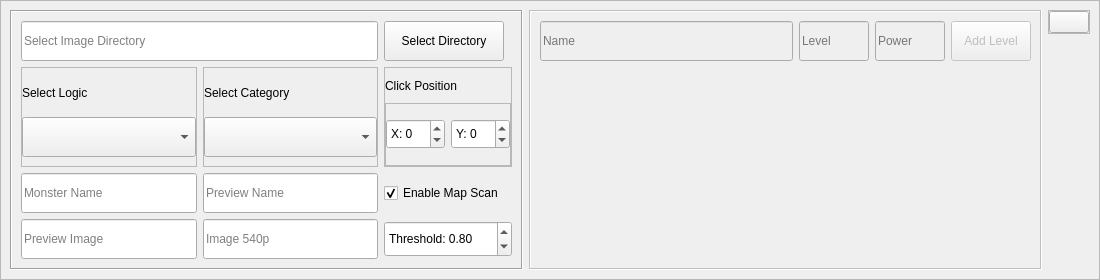
<?xml version="1.0" encoding="UTF-8"?>
<ui version="4.0">
 <class>boss_monster_item</class>
 <widget class="QWidget" name="boss_monster_item">
  <property name="geometry">
   <rect>
    <x>0</x>
    <y>0</y>
    <width>1100</width>
    <height>280</height>
   </rect>
  </property>
  <property name="windowTitle">
   <string>Form</string>
  </property>
  <layout class="QVBoxLayout" name="verticalLayout">
   <property name="leftMargin">
    <number>0</number>
   </property>
   <property name="topMargin">
    <number>0</number>
   </property>
   <property name="rightMargin">
    <number>0</number>
   </property>
   <property name="bottomMargin">
    <number>0</number>
   </property>
   <item>
    <widget class="QFrame" name="content_frame">
     <property name="frameShape">
      <enum>QFrame::StyledPanel</enum>
     </property>
     <property name="frameShadow">
      <enum>QFrame::Raised</enum>
     </property>
     <layout class="QHBoxLayout" name="horizontalLayout">
      <item>
       <widget class="QFrame" name="frame_3">
        <property name="minimumSize">
         <size>
          <width>480</width>
          <height>0</height>
         </size>
        </property>
        <property name="frameShape">
         <enum>QFrame::Box</enum>
        </property>
        <property name="frameShadow">
         <enum>QFrame::Sunken</enum>
        </property>
        <layout class="QGridLayout" name="gridLayout">
         <item row="5" column="3">
          <widget class="QLineEdit" name="preview_image">
           <property name="minimumSize">
            <size>
             <width>0</width>
             <height>40</height>
            </size>
           </property>
           <property name="maximumSize">
            <size>
             <width>16777215</width>
             <height>40</height>
            </size>
           </property>
           <property name="placeholderText">
            <string>Preview Image</string>
           </property>
          </widget>
         </item>
         <item row="2" column="5">
          <widget class="QCheckBox" name="enable_map_scan">
           <property name="text">
            <string>Enable Map Scan</string>
           </property>
           <property name="checked">
            <bool>true</bool>
           </property>
          </widget>
         </item>
         <item row="1" column="5">
          <widget class="QFrame" name="frame">
           <property name="frameShape">
            <enum>QFrame::StyledPanel</enum>
           </property>
           <property name="frameShadow">
            <enum>QFrame::Raised</enum>
           </property>
           <layout class="QVBoxLayout" name="verticalLayout_7">
            <property name="spacing">
             <number>5</number>
            </property>
            <property name="leftMargin">
             <number>0</number>
            </property>
            <property name="topMargin">
             <number>5</number>
            </property>
            <property name="rightMargin">
             <number>0</number>
            </property>
            <property name="bottomMargin">
             <number>0</number>
            </property>
            <item>
             <widget class="QLabel" name="label_3">
              <property name="minimumSize">
               <size>
                <width>0</width>
                <height>0</height>
               </size>
              </property>
              <property name="maximumSize">
               <size>
                <width>16777215</width>
                <height>25</height>
               </size>
              </property>
              <property name="text">
               <string>Click Position</string>
              </property>
              <property name="textFormat">
               <enum>Qt::MarkdownText</enum>
              </property>
             </widget>
            </item>
            <item>
             <widget class="QFrame" name="frame_6">
              <property name="frameShape">
               <enum>QFrame::StyledPanel</enum>
              </property>
              <property name="frameShadow">
               <enum>QFrame::Raised</enum>
              </property>
              <layout class="QHBoxLayout" name="horizontalLayout_4">
               <property name="leftMargin">
                <number>0</number>
               </property>
               <property name="topMargin">
                <number>0</number>
               </property>
               <property name="rightMargin">
                <number>0</number>
               </property>
               <property name="bottomMargin">
                <number>0</number>
               </property>
               <item>
                <widget class="QSpinBox" name="click_pos_x">
                 <property name="minimumSize">
                  <size>
                   <width>0</width>
                   <height>30</height>
                  </size>
                 </property>
                 <property name="maximumSize">
                  <size>
                   <width>16777215</width>
                   <height>16777215</height>
                  </size>
                 </property>
                 <property name="styleSheet">
                  <string notr="true"/>
                 </property>
                 <property name="prefix">
                  <string>X: </string>
                 </property>
                 <property name="minimum">
                  <number>-20</number>
                 </property>
                 <property name="maximum">
                  <number>20</number>
                 </property>
                </widget>
               </item>
               <item>
                <widget class="QSpinBox" name="click_pos_y">
                 <property name="minimumSize">
                  <size>
                   <width>0</width>
                   <height>30</height>
                  </size>
                 </property>
                 <property name="maximumSize">
                  <size>
                   <width>16777215</width>
                   <height>16777215</height>
                  </size>
                 </property>
                 <property name="styleSheet">
                  <string notr="true"/>
                 </property>
                 <property name="prefix">
                  <string>Y: </string>
                 </property>
                 <property name="minimum">
                  <number>-20</number>
                 </property>
                 <property name="maximum">
                  <number>20</number>
                 </property>
                </widget>
               </item>
              </layout>
             </widget>
            </item>
           </layout>
          </widget>
         </item>
         <item row="0" column="5">
          <widget class="QPushButton" name="select_directory">
           <property name="minimumSize">
            <size>
             <width>120</width>
             <height>40</height>
            </size>
           </property>
           <property name="maximumSize">
            <size>
             <width>120</width>
             <height>40</height>
            </size>
           </property>
           <property name="text">
            <string>Select Directory</string>
           </property>
          </widget>
         </item>
         <item row="5" column="4">
          <widget class="QLineEdit" name="img_540p">
           <property name="minimumSize">
            <size>
             <width>0</width>
             <height>40</height>
            </size>
           </property>
           <property name="maximumSize">
            <size>
             <width>16777215</width>
             <height>40</height>
            </size>
           </property>
           <property name="placeholderText">
            <string>Image 540p</string>
           </property>
          </widget>
         </item>
         <item row="1" column="3">
          <widget class="QFrame" name="frame_4">
           <property name="sizePolicy">
            <sizepolicy hsizetype="Expanding" vsizetype="Expanding">
             <horstretch>0</horstretch>
             <verstretch>0</verstretch>
            </sizepolicy>
           </property>
           <property name="frameShape">
            <enum>QFrame::StyledPanel</enum>
           </property>
           <property name="frameShadow">
            <enum>QFrame::Raised</enum>
           </property>
           <layout class="QHBoxLayout" name="horizontalLayout_2">
            <property name="spacing">
             <number>20</number>
            </property>
            <property name="leftMargin">
             <number>0</number>
            </property>
            <property name="topMargin">
             <number>5</number>
            </property>
            <property name="rightMargin">
             <number>0</number>
            </property>
            <property name="bottomMargin">
             <number>0</number>
            </property>
            <item>
             <widget class="QWidget" name="widget_3" native="true">
              <layout class="QVBoxLayout" name="verticalLayout_4">
               <property name="spacing">
                <number>5</number>
               </property>
               <property name="leftMargin">
                <number>0</number>
               </property>
               <property name="topMargin">
                <number>0</number>
               </property>
               <property name="rightMargin">
                <number>0</number>
               </property>
               <property name="bottomMargin">
                <number>0</number>
               </property>
               <item>
                <widget class="QLabel" name="label">
                 <property name="maximumSize">
                  <size>
                   <width>16777215</width>
                   <height>25</height>
                  </size>
                 </property>
                 <property name="text">
                  <string>Select Logic</string>
                 </property>
                </widget>
               </item>
               <item>
                <widget class="QComboBox" name="select_logic">
                 <property name="minimumSize">
                  <size>
                   <width>130</width>
                   <height>40</height>
                  </size>
                 </property>
                 <property name="currentText">
                  <string/>
                 </property>
                 <property name="currentIndex">
                  <number>-1</number>
                 </property>
                 <property name="placeholderText">
                  <string>Select Logic</string>
                 </property>
                 <item>
                  <property name="text">
                   <string>Logic - 1</string>
                  </property>
                 </item>
                 <item>
                  <property name="text">
                   <string>Logic - 2</string>
                  </property>
                 </item>
                 <item>
                  <property name="text">
                   <string>Logic - 3</string>
                  </property>
                 </item>
                </widget>
               </item>
              </layout>
             </widget>
            </item>
           </layout>
          </widget>
         </item>
         <item row="0" column="3" colspan="2">
          <widget class="QLineEdit" name="img_path">
           <property name="minimumSize">
            <size>
             <width>300</width>
             <height>40</height>
            </size>
           </property>
           <property name="maximumSize">
            <size>
             <width>16777215</width>
             <height>40</height>
            </size>
           </property>
           <property name="placeholderText">
            <string>Select Image Directory</string>
           </property>
          </widget>
         </item>
         <item row="2" column="3">
          <widget class="QLineEdit" name="monster_name">
           <property name="minimumSize">
            <size>
             <width>0</width>
             <height>40</height>
            </size>
           </property>
           <property name="maximumSize">
            <size>
             <width>16777215</width>
             <height>40</height>
            </size>
           </property>
           <property name="placeholderText">
            <string>Monster Name</string>
           </property>
          </widget>
         </item>
         <item row="2" column="4">
          <widget class="QLineEdit" name="preview_name">
           <property name="minimumSize">
            <size>
             <width>0</width>
             <height>40</height>
            </size>
           </property>
           <property name="placeholderText">
            <string>Preview Name</string>
           </property>
          </widget>
         </item>
         <item row="1" column="4">
          <widget class="QFrame" name="frame_5">
           <property name="frameShape">
            <enum>QFrame::StyledPanel</enum>
           </property>
           <property name="frameShadow">
            <enum>QFrame::Raised</enum>
           </property>
           <layout class="QVBoxLayout" name="verticalLayout_6">
            <property name="spacing">
             <number>5</number>
            </property>
            <property name="leftMargin">
             <number>0</number>
            </property>
            <property name="topMargin">
             <number>5</number>
            </property>
            <property name="rightMargin">
             <number>0</number>
            </property>
            <property name="bottomMargin">
             <number>0</number>
            </property>
            <item>
             <widget class="QWidget" name="widget_4" native="true">
              <layout class="QVBoxLayout" name="verticalLayout_5">
               <property name="spacing">
                <number>5</number>
               </property>
               <property name="leftMargin">
                <number>0</number>
               </property>
               <property name="topMargin">
                <number>0</number>
               </property>
               <property name="rightMargin">
                <number>0</number>
               </property>
               <property name="bottomMargin">
                <number>0</number>
               </property>
               <item>
                <widget class="QLabel" name="label_2">
                 <property name="maximumSize">
                  <size>
                   <width>16777215</width>
                   <height>25</height>
                  </size>
                 </property>
                 <property name="text">
                  <string>Select Category</string>
                 </property>
                 <property name="textFormat">
                  <enum>Qt::MarkdownText</enum>
                 </property>
                 <property name="margin">
                  <number>0</number>
                 </property>
                 <property name="indent">
                  <number>-1</number>
                 </property>
                </widget>
               </item>
               <item>
                <widget class="QComboBox" name="select_category">
                 <property name="minimumSize">
                  <size>
                   <width>150</width>
                   <height>40</height>
                  </size>
                 </property>
                 <property name="currentIndex">
                  <number>-1</number>
                 </property>
                 <property name="placeholderText">
                  <string>Select Category</string>
                 </property>
                 <item>
                  <property name="text">
                   <string>Boss Monster</string>
                  </property>
                 </item>
                 <item>
                  <property name="text">
                   <string>Event Monster</string>
                  </property>
                 </item>
                </widget>
               </item>
              </layout>
             </widget>
            </item>
           </layout>
          </widget>
         </item>
         <item row="5" column="5">
          <widget class="QDoubleSpinBox" name="img_threshold">
           <property name="minimumSize">
            <size>
             <width>0</width>
             <height>36</height>
            </size>
           </property>
           <property name="styleSheet">
            <string notr="true"/>
           </property>
           <property name="prefix">
            <string>Threshold: </string>
           </property>
           <property name="maximum">
            <double>1.000000000000000</double>
           </property>
           <property name="singleStep">
            <double>0.010000000000000</double>
           </property>
           <property name="value">
            <double>0.800000000000000</double>
           </property>
          </widget>
         </item>
        </layout>
       </widget>
      </item>
      <item>
       <widget class="QFrame" name="level_frame">
        <property name="enabled">
         <bool>false</bool>
        </property>
        <property name="sizePolicy">
         <sizepolicy hsizetype="Expanding" vsizetype="Expanding">
          <horstretch>0</horstretch>
          <verstretch>0</verstretch>
         </sizepolicy>
        </property>
        <property name="minimumSize">
         <size>
          <width>400</width>
          <height>0</height>
         </size>
        </property>
        <property name="frameShape">
         <enum>QFrame::Box</enum>
        </property>
        <property name="frameShadow">
         <enum>QFrame::Sunken</enum>
        </property>
        <layout class="QVBoxLayout" name="verticalLayout_3">
         <item alignment="Qt::AlignTop">
          <widget class="QWidget" name="widget" native="true">
           <property name="sizePolicy">
            <sizepolicy hsizetype="Expanding" vsizetype="Expanding">
             <horstretch>0</horstretch>
             <verstretch>0</verstretch>
            </sizepolicy>
           </property>
           <layout class="QHBoxLayout" name="horizontalLayout_3">
            <property name="leftMargin">
             <number>0</number>
            </property>
            <property name="topMargin">
             <number>0</number>
            </property>
            <property name="rightMargin">
             <number>0</number>
            </property>
            <property name="bottomMargin">
             <number>0</number>
            </property>
            <item>
             <widget class="QLineEdit" name="level_name">
              <property name="minimumSize">
               <size>
                <width>140</width>
                <height>40</height>
               </size>
              </property>
              <property name="placeholderText">
               <string>Name</string>
              </property>
             </widget>
            </item>
            <item>
             <widget class="QLineEdit" name="level">
              <property name="minimumSize">
               <size>
                <width>0</width>
                <height>40</height>
               </size>
              </property>
              <property name="maximumSize">
               <size>
                <width>70</width>
                <height>40</height>
               </size>
              </property>
              <property name="placeholderText">
               <string>Level</string>
              </property>
             </widget>
            </item>
            <item>
             <widget class="QLineEdit" name="level_power">
              <property name="minimumSize">
               <size>
                <width>70</width>
                <height>40</height>
               </size>
              </property>
              <property name="maximumSize">
               <size>
                <width>70</width>
                <height>16777215</height>
               </size>
              </property>
              <property name="placeholderText">
               <string>Power</string>
              </property>
             </widget>
            </item>
            <item>
             <widget class="QPushButton" name="add_level">
              <property name="minimumSize">
               <size>
                <width>80</width>
                <height>40</height>
               </size>
              </property>
              <property name="maximumSize">
               <size>
                <width>70</width>
                <height>40</height>
               </size>
              </property>
              <property name="text">
               <string>Add Level</string>
              </property>
             </widget>
            </item>
           </layout>
          </widget>
         </item>
         <item>
          <widget class="QWidget" name="level_widget" native="true">
           <property name="sizePolicy">
            <sizepolicy hsizetype="Expanding" vsizetype="Expanding">
             <horstretch>0</horstretch>
             <verstretch>0</verstretch>
            </sizepolicy>
           </property>
          </widget>
         </item>
        </layout>
       </widget>
      </item>
      <item alignment="Qt::AlignTop">
       <widget class="QFrame" name="frame_2">
        <property name="frameShape">
         <enum>QFrame::StyledPanel</enum>
        </property>
        <property name="frameShadow">
         <enum>QFrame::Raised</enum>
        </property>
        <layout class="QVBoxLayout" name="verticalLayout_2">
         <property name="spacing">
          <number>0</number>
         </property>
         <property name="leftMargin">
          <number>0</number>
         </property>
         <property name="topMargin">
          <number>0</number>
         </property>
         <property name="rightMargin">
          <number>0</number>
         </property>
         <property name="bottomMargin">
          <number>0</number>
         </property>
         <item>
          <widget class="QPushButton" name="delete_item">
           <property name="text">
            <string/>
           </property>
           <property name="icon">
            <iconset>
             <normaloff>../images/extra icons/delete-red.png</normaloff>../images/extra icons/delete-red.png</iconset>
           </property>
          </widget>
         </item>
        </layout>
       </widget>
      </item>
     </layout>
    </widget>
   </item>
  </layout>
 </widget>
 <resources/>
 <connections/>
</ui>
